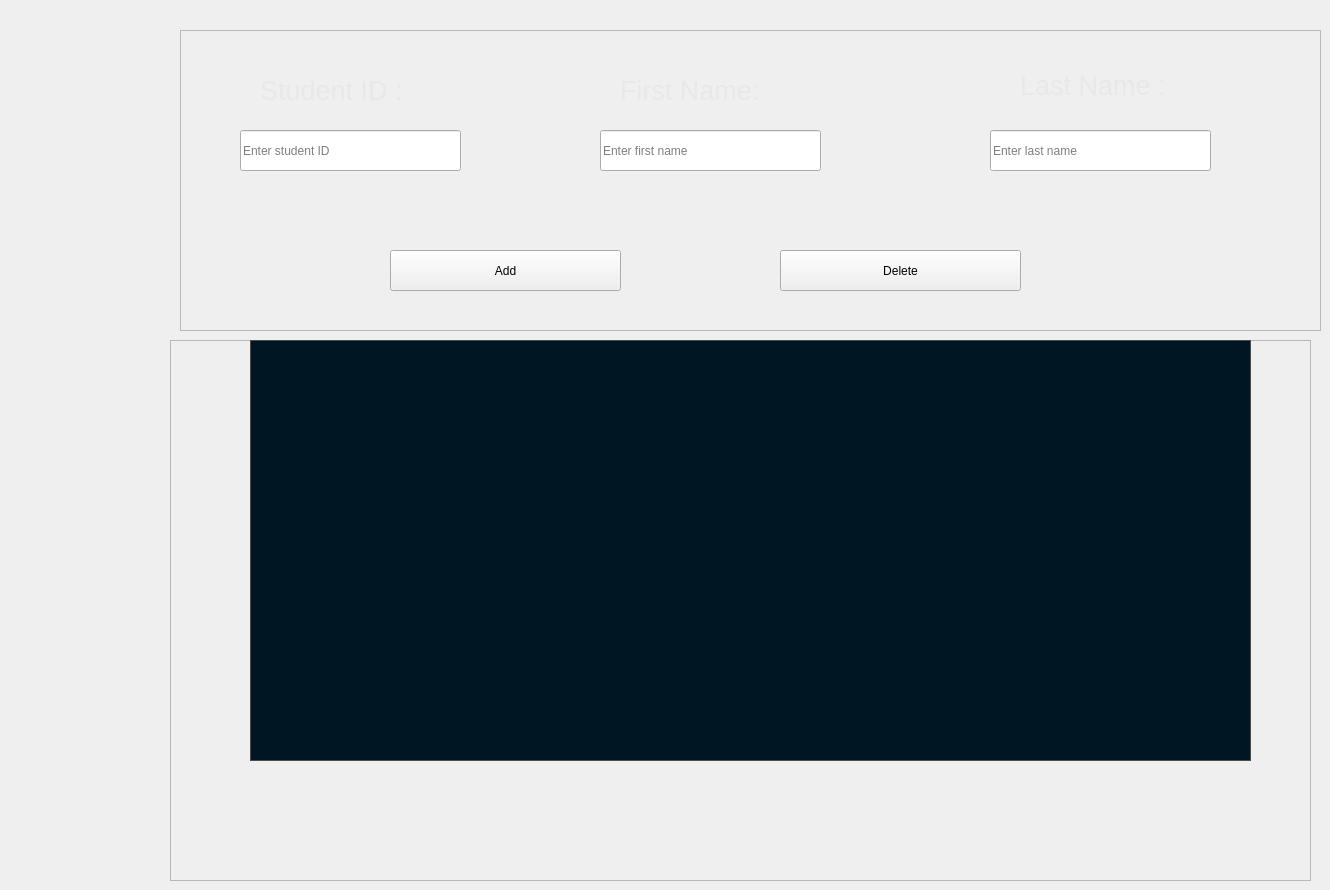
    <widget class="QWidget" name="tab">
     <attribute name="title">
      <string>Add / Delete Student</string>
     </attribute>
     <widget class="QFrame" name="frame_2">
      <property name="geometry">
       <rect>
        <x>180</x>
        <y>30</y>
        <width>1141</width>
        <height>301</height>
       </rect>
      </property>
      <property name="frameShape">
       <enum>QFrame::StyledPanel</enum>
      </property>
      <property name="frameShadow">
       <enum>QFrame::Raised</enum>
      </property>
      <widget class="QLineEdit" name="Tab1_LastName">
       <property name="geometry">
        <rect>
         <x>810</x>
         <y>100</y>
         <width>221</width>
         <height>41</height>
        </rect>
       </property>
       <property name="placeholderText">
        <string>Enter last name </string>
       </property>
      </widget>
      <widget class="QLabel" name="label_9">
       <property name="geometry">
        <rect>
         <x>440</x>
         <y>40</y>
         <width>171</width>
         <height>41</height>
        </rect>
       </property>
       <property name="styleSheet">
        <string notr="true">QLabel{
    font-family: Consolas, &quot;Courier New&quot;, monospace;
	color: rgb(232, 232, 232);
	font: 20pt;
}</string>
       </property>
       <property name="text">
        <string>First Name:</string>
       </property>
      </widget>
      <widget class="QLabel" name="label_10">
       <property name="geometry">
        <rect>
         <x>840</x>
         <y>40</y>
         <width>171</width>
         <height>31</height>
        </rect>
       </property>
       <property name="styleSheet">
        <string notr="true">QLabel{
    font-family: Consolas, &quot;Courier New&quot;, monospace;
	color: rgb(232, 232, 232);
	font: 20pt;
}</string>
       </property>
       <property name="text">
        <string>Last Name :</string>
       </property>
      </widget>
      <widget class="QLineEdit" name="Tab1_FirstName">
       <property name="geometry">
        <rect>
         <x>420</x>
         <y>100</y>
         <width>221</width>
         <height>41</height>
        </rect>
       </property>
       <property name="placeholderText">
        <string>Enter first name </string>
       </property>
      </widget>
      <widget class="QLabel" name="label_11">
       <property name="geometry">
        <rect>
         <x>80</x>
         <y>40</y>
         <width>191</width>
         <height>41</height>
        </rect>
       </property>
       <property name="styleSheet">
        <string notr="true">QLabel{
    font-family: Consolas, &quot;Courier New&quot;, monospace;
	color: rgb(232, 232, 232);
	font: 20pt;
}</string>
       </property>
       <property name="text">
        <string>Student ID :</string>
       </property>
      </widget>
      <widget class="QLineEdit" name="Tab1_Student_ID">
       <property name="geometry">
        <rect>
         <x>60</x>
         <y>100</y>
         <width>221</width>
         <height>41</height>
        </rect>
       </property>
       <property name="placeholderText">
        <string>Enter student ID </string>
       </property>
      </widget>
      <widget class="QPushButton" name="Tab1_AddStudent">
       <property name="geometry">
        <rect>
         <x>210</x>
         <y>220</y>
         <width>231</width>
         <height>41</height>
        </rect>
       </property>
       <property name="styleSheet">
        <string notr="true">QLabel{
    font-family: Consolas, &quot;Courier New&quot;, monospace;
	color: rgb(232, 232, 232);
	font: 20pt;
}</string>
       </property>
       <property name="text">
        <string>Add</string>
       </property>
      </widget>
      <widget class="QPushButton" name="Tab1_DeleteStudent">
       <property name="geometry">
        <rect>
         <x>600</x>
         <y>220</y>
         <width>241</width>
         <height>41</height>
        </rect>
       </property>
       <property name="text">
        <string>Delete</string>
       </property>
      </widget>
     </widget>
     <widget class="QFrame" name="frame_4">
      <property name="geometry">
       <rect>
        <x>170</x>
        <y>340</y>
        <width>1141</width>
        <height>541</height>
       </rect>
      </property>
      <property name="frameShape">
       <enum>QFrame::StyledPanel</enum>
      </property>
      <property name="frameShadow">
       <enum>QFrame::Raised</enum>
      </property>
      <widget class="QTableWidget" name="Tab1_StudentTable">
       <property name="geometry">
        <rect>
         <x>80</x>
         <y>0</y>
         <width>1001</width>
         <height>421</height>
        </rect>
       </property>
       <property name="styleSheet">
        <string notr="true">    
    QTableWidget {
        background-color: #001622;
        color: white;
        font-size: 14px;
        border: 1px solid #4c4c4c;
    }

    QHeaderView::section {
        background-color: #0b2e4a;
        color: white;
        padding: 5px;
        border: 1px solid #32414B;
        font-weight: bold;
    }

    QTableWidget::item:selected {
        background-color: #1e90ff;
        color: black;
    }
 </string>
       </property>
       <property name="verticalScrollBarPolicy">
        <enum>Qt::ScrollBarAlwaysOff</enum>
       </property>
       <property name="horizontalScrollBarPolicy">
        <enum>Qt::ScrollBarAlwaysOff</enum>
       </property>
       <property name="editTriggers">
        <set>QAbstractItemView::NoEditTriggers</set>
       </property>
       <property name="showGrid">
        <bool>false</bool>
       </property>
       <property name="cornerButtonEnabled">
        <bool>false</bool>
       </property>
      </widget>
     </widget>
     <zorder>frame_4</zorder>
     <zorder>frame_2</zorder>
    </widget>
